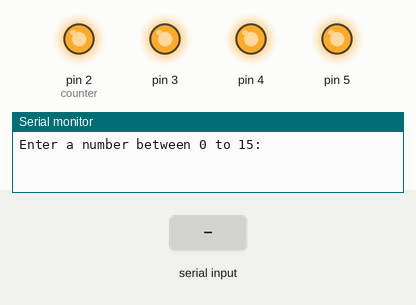
This sketch was run on a simulated Arduino Uno, built with avr-gcc and run on an emulated ATmega328P. Shown: output pins drawn as LEDs (lit = HIGH), the last lines printed to the serial monitor. Inputs (shaded band) come from the test bench.

Above: at 1.2 s.
1.3 s: "90,45\n" received over Serial
At 1.6 s:
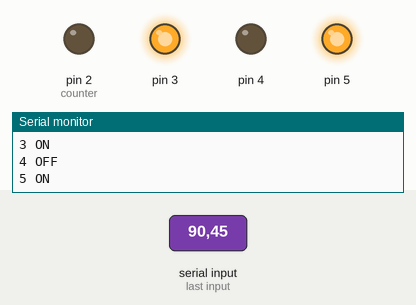
Timing chart, 0 to 7.8 s (numbered marks = the images above; inputs shaded):
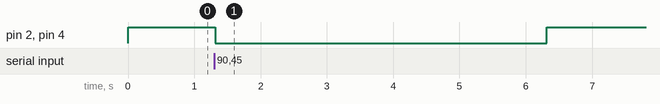

Measured:
- after the input at 1.3 s, pin 2 (counter), pin 4: HIGH → LOW at once, → HIGH 5.0 s later

The sketch:

_74LS47_Decoder.ino
```cpp
String input;
byte num;
int counter = 2;

void setup() {
  // put your setup code here, to run once:
  for (int i = 2; i < 6; i++) {
    pinMode(i, OUTPUT);
    digitalWrite(i, HIGH);
  }

  Serial.begin(9600);
  Serial.print("Enter a number between 0 to 15: ");
}

void loop() {
  // put your main code here, to run repeatedly:
  if (Serial.available()> 0) {
    input = "";
    counter = 2;
    while (Serial.available() > 0) {
      input += char(Serial.read());
      delay(2);
    }

    num = (byte)(input.toInt());
    Serial.println(num);
    for (int i = 1; i <= 8; i = i << 1) {
      Serial.print(counter);
      if (num & i) {
        digitalWrite(counter, HIGH);
        Serial.println(" ON");
      }
      else {
        digitalWrite(counter, LOW);
        Serial.println(" OFF");
      }
      counter++;
    }

    delay(5000);

    for (int i = 2; i < 6; i++) {
      digitalWrite(i, HIGH);
    }

    Serial.println();
    Serial.print("Enter a number between 0 to 15: ");
  }
}
```
